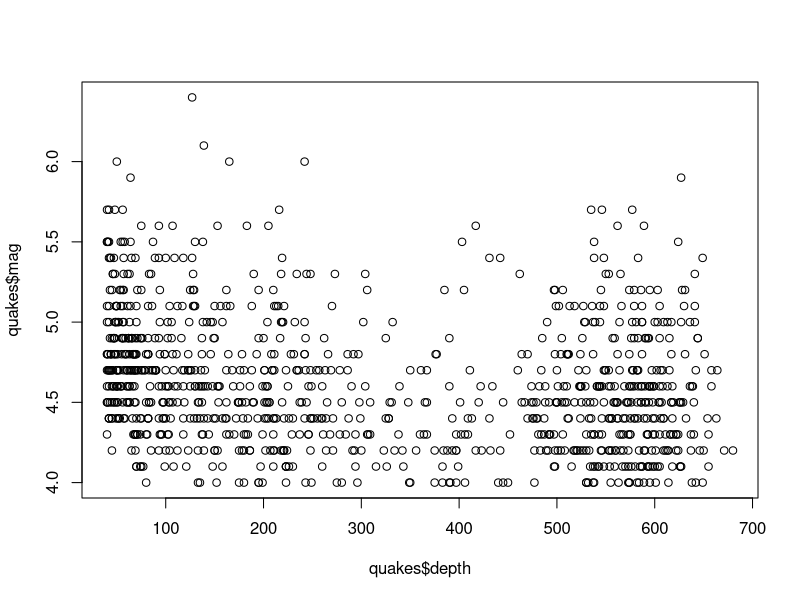
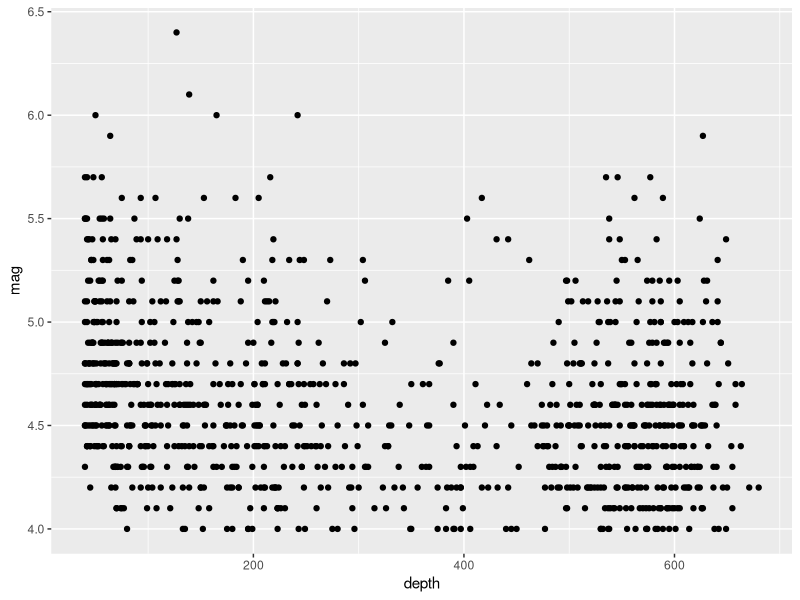

Generate these figures, in order, with R:
## ---- chunk 1
library(tidyverse)
knitr::opts_chunk$set(echo = F)
## ---- chunk 2
summary(quakes)
## ---- chunk 3
data(quakes)
plot(quakes$depth, quakes$mag)
## ---- chunk 4
data(quakes)
print(quakes)
## ---- chunk 5
ggplot(quakes,
       mapping = aes(x = depth, y = mag)) +
  geom_point()
